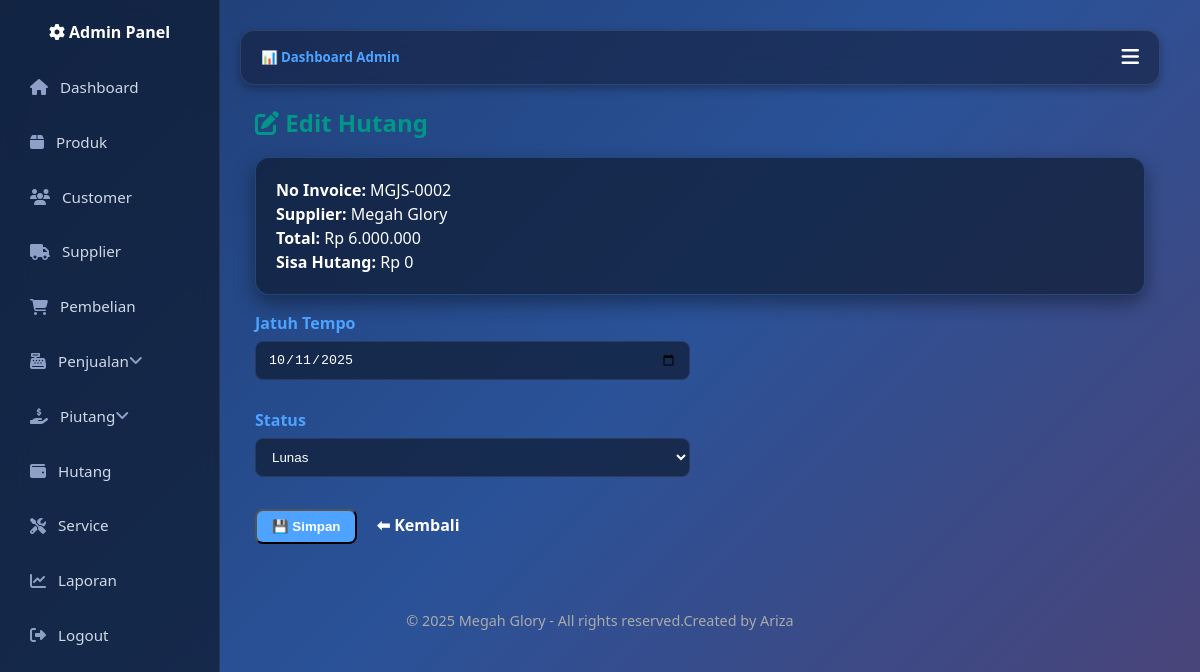
The page /Admin/Hutang/edit_hutang.php?id=7 (signed in) on the database its author committed.
### tables this page shows
CREATE TABLE `hutang` (
  `id` int(11) NOT NULL,
  `pembelian_id` int(11) DEFAULT NULL,
  `jatuh_tempo` date DEFAULT NULL,
  `sisa_hutang` decimal(15,2) NOT NULL DEFAULT 0.00,
  `status` enum('Belum Lunas','Lunas') NOT NULL DEFAULT 'Belum Lunas'
);

CREATE TABLE `pembelian` (
  `id` int(11) NOT NULL,
  `no_invoice` varchar(50) DEFAULT NULL,
  `supplier_id` int(11) DEFAULT NULL,
  `tanggal` date DEFAULT NULL,
  `metode_bayar` enum('Cash','Kredit') DEFAULT 'Cash',
  `total` decimal(15,2) DEFAULT 0.00,
  `status_hutang` enum('Lunas','Belum Lunas') DEFAULT 'Lunas',
  `keterangan` text DEFAULT NULL,
  `nota_file` varchar(255) DEFAULT NULL,
  `jenis` enum('Barang','SPJ') DEFAULT 'Barang',
  `no_spj` varchar(50) DEFAULT NULL
);

CREATE TABLE `supplier` (
  `id` int(11) NOT NULL,
  `nama_supplier` varchar(100) NOT NULL,
  `alamat` text DEFAULT NULL,
  `no_telp` varchar(30) DEFAULT NULL,
  `email` varchar(100) DEFAULT NULL
);

### Admin/Hutang/edit_hutang.php (the view, shortened to what this page needs)
<?php
include "../../config.php";
include "../../header.php";
if (!function_exists('formatRupiah')) {
    function formatRupiah($angka) {
        return "Rp " . number_format((float)$angka, 0, ",", ".");
    }
}
$id = intval($_GET['id'] ?? 0);
$hutang = $conn->query("SELECT h.*, p.no_invoice, s.nama_supplier, p.total
                        FROM hutang h
                        LEFT JOIN pembelian p ON h.pembelian_id=p.id
                        LEFT JOIN supplier s ON p.supplier_id=s.id
                        WHERE h.id=$id")->fetch_assoc();
?>
<div class="container-fluid">
  <h2 class="fw-bold text-primary mb-3"><i class="fa fa-edit"></i> Edit Hutang</h2>
  <div class="card shadow-sm mb-3">
    <div class="card-body">
      <p><strong>No Invoice:</strong> <?=htmlspecialchars($hutang['no_invoice'])?></p>
      <p><strong>Supplier:</strong> <?=htmlspecialchars($hutang['nama_supplier'])?></p>
      <p><strong>Total:</strong> <?=formatRupiah($hutang['total'])?></p>
      <p><strong>Sisa Hutang:</strong> <?=formatRupiah($hutang['sisa_hutang'])?></p>
    </div>
  </div>
  <form method="post" class="row g-3">
    <div class="col-md-6">
      <label class="form-label">Jatuh Tempo</label>
      <input type="date" name="jatuh_tempo" class="form-control" value="<?=$hutang['jatuh_tempo']?>" required>
    </div>
    <div class="col-md-6">
      <label class="form-label">Status</label>
      <select name="status" class="form-select">
        <option value="Lunas" <?=$hutang['status']=='Lunas'?'selected':''?>>Lunas</option>
      </select>
    </div>
    <div class="col-12">
      <button type="submit" class="btn btn-primary">💾 Simpan</button>
      <a href="hutang.php" class="btn btn-secondary">⬅ Kembali</a>
    </div>
  </form>
</div>
<?php include "../../footer.php"; ?>

### assets/css/base.css (style rules this page uses)
:root { --primary: #009688; --secondary: #6c757d; --success: #28a745; --danger: #dc3545; --warning: #ffc107; --info: #17a2b8; --light: #f8f9fa; --dark: #212529; --body-bg: #0a1930; --body-color: #ffffff; }
* { box-sizing: border-box; margin: 0; padding: 0; }
body { font-family: 'Segoe UI', sans-serif; background: linear-gradient(135deg, #1e3c72, #2a5298, #4e4376); color: var(--body-color); line-height: 1.5; }
a { text-decoration: none; color: inherit; }
.container-fluid { width: 100%; padding: 0 15px; margin: 0 auto; }
.row { display: flex; flex-wrap: wrap; margin-left: -10px; margin-right: -10px; }
.row > [class*="col-"] { padding-left: 10px; padding-right: 10px; }
.col-12 { flex: 0 0 100%; max-width: 100%; }
@media (min-width: 768px) { .col-md-6 { flex: 0 0 50%; max-width: 50%; } }
.g-3 { gap: 1rem; }
.mb-3 { margin-bottom: 1rem !important; }
.fw-bold { font-weight: 700 !important; }
.text-primary { color: var(--primary) !important; }

### assets/css/components.css (style rules this page uses)
.card { background: rgba(15, 28, 51, 0.7); backdrop-filter: blur(10px); border-radius: 14px; padding: 20px; box-shadow: 0 8px 20px rgba(0,0,0,0.4); border: 1px solid rgba(77,163,255,0.25); margin-bottom: 20px; position: relative; transition: all 0.3s ease; }
.btn { display: inline-block; padding: 8px 15px; border-radius: 8px; font-weight: 600; cursor: pointer; transition: 0.3s; text-align: center; }
.btn-primary { background: #4da3ff; color: #fff; }
input, select, textarea { width: 100%; padding: 10px 12px; border-radius: 8px; border: 1px solid #2a3b5f; background: rgba(15, 28, 51, 0.7); color: #fff; margin-bottom: 12px; transition: 0.3s; }
label { display: block; margin-bottom: 6px; font-weight: 600; color: #4da3ff; }
::placeholder { color: #aaa; }
input.form-control, select.form-control, textarea.form-control { width: 100%; }

### assets/css/custom.css (style rules this page uses)
html, body { height: 100%; margin: 0; display: flex; flex-direction: column; }

### rows shown on the page
hutang: pembelian.no_invoice "MGJS-0002", supplier.nama_supplier "Megah Glory", pembelian.total "Rp 6.000.000", sisa_hutang "Rp 0", jatuh_tempo "10/11/2025", status "Lunas"
